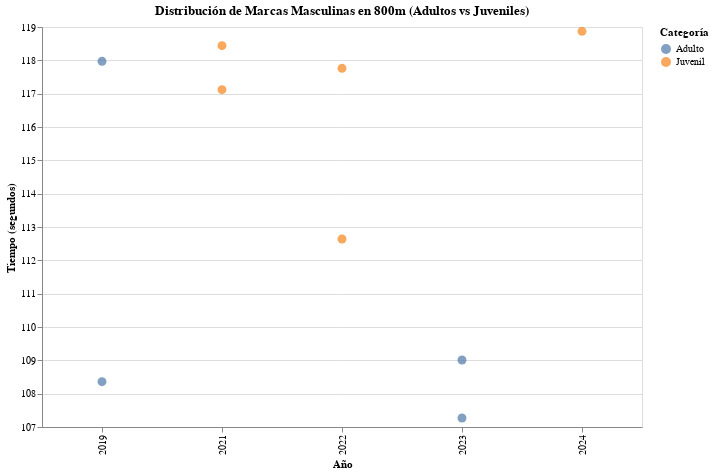

Notebook code cell kept with this figure:
### Code cell
import pandas as pd
import altair as alt

ruta_archivo = '/content/drive/MyDrive/base de datos general visualizacion.csv'
df = pd.read_csv(ruta_archivo, delimiter=';')

df_masc_800 = df[
    (df['Prueba'] == '800m') &
    (df['Categoria'].str.contains('Masculino', na=False))
].copy()

df_masc_800['Marca'] = df_masc_800['Marca'].astype(str).str.replace(',', '.').astype(float)


df_masc_800['Tipo Categoria'] = df_masc_800['Categoria'].apply(
    lambda x: 'Adulto' if 'Adulto' in x else 'Juvenil'
)

grafico_masc = alt.Chart(df_masc_800).mark_circle(size=80).encode(
    x=alt.X('Año:O', title='Año'),
    y=alt.Y('Marca:Q', title='Tiempo (segundos)', scale=alt.Scale(zero=False)),
    color=alt.Color('Tipo Categoria:N', title='Categoría', legend=alt.Legend(orient='right')),
    tooltip=['Nombre Atleta', 'Marca', 'Año', 'Competencia', 'Categoria']
).properties(
    title='Distribución de Marcas Masculinas en 800m (Adultos vs Juveniles)',
    width=600,
    height=400
).interactive()

grafico_masc

### Figure 1 — Vega-Lite specification as saved in the notebook (floating-point values rounded to 4 significant figures)
{"config": {"view": {"continuousWidth": 300, "continuousHeight": 300}}, "data": {"name": "data-7dd295f89517edecb668703282185a31"}, "mark": {"type": "circle", "size": 80}, "encoding": {"color": {"field": "Tipo Categoria", "legend": {"orient": "right"}, "title": "Categoría", "type": "nominal"}, "tooltip": [{"field": "Nombre Atleta", "type": "nominal"}, {"field": "Marca", "type": "quantitative"}, {"field": "Año", "type": "quantitative"}, {"field": "Competencia", "type": "nominal"}, {"field": "Categoria", "type": "nominal"}], "x": {"field": "Año", "title": "Año", "type": "ordinal"}, "y": {"field": "Marca", "scale": {"zero": false}, "title": "Tiempo (segundos)", "type": "quantitative"}}, "height": 400, "params": [{"name": "param_1", "select": {"type": "interval", "encodings": ["x", "y"]}, "bind": "scales"}], "title": "Distribución de Marcas Masculinas en 800m (Adultos vs Juveniles)", "width": 600, "$schema": "https://vega.github.io/schema/vega-lite/v5.20.1.json", "datasets": {"data-7dd295f89517edecb668703282185a31": [{"Categoria": "Adulto Masculino", "Prueba": "800m", "Marca": 108.4, "Año": 2019.0, "Competencia": "Sudamericano Adulto", "Nombre Atleta": "Alejandro Peirano", "Unnamed: 6": null, "Tipo Categoria": "Adulto"}, {"Categoria": "Adulto Masculino", "Prueba": "800m", "Marca": 118.0, "Año": 2019.0, "Competencia": "Sudamericano Adulto", "Nombre Atleta": "Rafael Muñoz", "Unnamed: 6": null, "Tipo Categoria": "Adulto"}, {"Categoria": "Adulto Masculino", "Prueba": "800m", "Marca": 107.3, "Año": 2023.0, "Competencia": "Sudamericano Adulto", "Nombre Atleta": "Rafael Muñoz", "Unnamed: 6": null, "Tipo Categoria": "Adulto"}, {"Categoria": "Adulto Masculino", "Prueba": "800m", "Marca": 109.0, "Año": 2023.0, "Competencia": "Sudamericano Adulto", "Nombre Atleta": "Fernando Arévalo", "Unnamed: 6": null, "Tipo Categoria": "Adulto"}, {"Categoria": "Juvenil Masculino", "Prueba": "800m", "Marca": 112.6, "Año": 2022.0, "Competencia": "Sudamericano Escolar", "Nombre Atleta": "Klaus Scholz", "Unnamed: 6": null, "Tipo Categoria": "Juvenil"}, {"Categoria": "Juvenil Masculino", "Prueba": "800m", "Marca": 117.8, "Año": 2022.0, "Competencia": "Sudamericano Escolar", "Nombre Atleta": "Lucas Jara", "Unnamed: 6": null, "Tipo Categoria": "Juvenil"}, {"Categoria": "Juvenil Masculino", "Prueba": "800m", "Marca": 118.9, "Año": 2024.0, "Competencia": "Sudamericano Escolar", "Nombre Atleta": "Dante Carvajal", "Unnamed: 6": null, "Tipo Categoria": "Juvenil"}, {"Categoria": "Juvenil Masculino", "Prueba": "800m", "Marca": 117.1, "Año": 2021.0, "Competencia": "Sudamericano Escolar", "Nombre Atleta": "Klaus Scholz", "Unnamed: 6": null, "Tipo Categoria": "Juvenil"}, {"Categoria": "Juvenil Masculino", "Prueba": "800m", "Marca": 118.4, "Año": 2021.0, "Competencia": "Sudamericano Escolar", "Nombre Atleta": "Tomás Godoy", "Unnamed: 6": null, "Tipo Categoria": "Juvenil"}]}}
